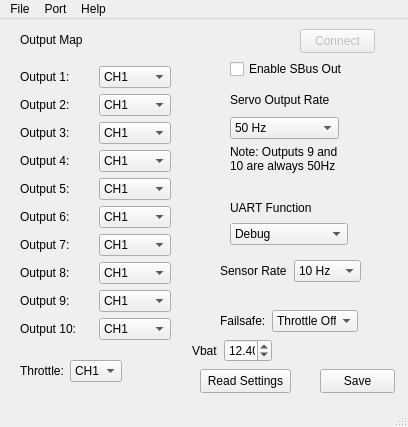
<?xml version="1.0" encoding="UTF-8"?>
<ui version="4.0">
 <class>MainWindow</class>
 <widget class="QMainWindow" name="MainWindow">
  <property name="geometry">
   <rect>
    <x>0</x>
    <y>0</y>
    <width>408</width>
    <height>427</height>
   </rect>
  </property>
  <property name="windowTitle">
   <string>MainWindow</string>
  </property>
  <widget class="QWidget" name="centralwidget">
   <widget class="QCheckBox" name="checkBox">
    <property name="geometry">
     <rect>
      <x>230</x>
      <y>40</y>
      <width>121</width>
      <height>20</height>
     </rect>
    </property>
    <property name="text">
     <string>Enable SBus Out</string>
    </property>
   </widget>
   <widget class="QWidget" name="layoutWidget">
    <property name="geometry">
     <rect>
      <x>20</x>
      <y>0</y>
      <width>151</width>
      <height>321</height>
     </rect>
    </property>
    <layout class="QVBoxLayout" name="verticalLayout">
     <item>
      <widget class="QLabel" name="label_15">
       <property name="text">
        <string>Output Map</string>
       </property>
      </widget>
     </item>
     <item>
      <layout class="QHBoxLayout" name="horizontalLayout">
       <item>
        <widget class="QLabel" name="label_4">
         <property name="text">
          <string>Output 1:</string>
         </property>
        </widget>
       </item>
       <item>
        <widget class="QComboBox" name="comboBox_3">
         <item>
          <property name="text">
           <string>CH1</string>
          </property>
         </item>
         <item>
          <property name="text">
           <string>CH2</string>
          </property>
         </item>
         <item>
          <property name="text">
           <string>CH3</string>
          </property>
         </item>
         <item>
          <property name="text">
           <string>CH4</string>
          </property>
         </item>
         <item>
          <property name="text">
           <string>CH5*</string>
          </property>
         </item>
         <item>
          <property name="text">
           <string>CH6</string>
          </property>
         </item>
         <item>
          <property name="text">
           <string>CH7</string>
          </property>
         </item>
         <item>
          <property name="text">
           <string>CH8</string>
          </property>
         </item>
         <item>
          <property name="text">
           <string>CH9</string>
          </property>
         </item>
         <item>
          <property name="text">
           <string>CH10</string>
          </property>
         </item>
         <item>
          <property name="text">
           <string>CH11</string>
          </property>
         </item>
         <item>
          <property name="text">
           <string>CH12</string>
          </property>
         </item>
         <item>
          <property name="text">
           <string>CH13</string>
          </property>
         </item>
         <item>
          <property name="text">
           <string>CH14</string>
          </property>
         </item>
         <item>
          <property name="text">
           <string>CH15</string>
          </property>
         </item>
         <item>
          <property name="text">
           <string>CH16</string>
          </property>
         </item>
        </widget>
       </item>
      </layout>
     </item>
     <item>
      <layout class="QHBoxLayout" name="horizontalLayout_2">
       <item>
        <widget class="QLabel" name="label_5">
         <property name="text">
          <string>Output 2:</string>
         </property>
        </widget>
       </item>
       <item>
        <widget class="QComboBox" name="comboBox_4">
         <item>
          <property name="text">
           <string>CH1</string>
          </property>
         </item>
         <item>
          <property name="text">
           <string>CH2</string>
          </property>
         </item>
         <item>
          <property name="text">
           <string>CH3</string>
          </property>
         </item>
         <item>
          <property name="text">
           <string>CH4</string>
          </property>
         </item>
         <item>
          <property name="text">
           <string>CH5*</string>
          </property>
         </item>
         <item>
          <property name="text">
           <string>CH6</string>
          </property>
         </item>
         <item>
          <property name="text">
           <string>CH7</string>
          </property>
         </item>
         <item>
          <property name="text">
           <string>CH8</string>
          </property>
         </item>
         <item>
          <property name="text">
           <string>CH9</string>
          </property>
         </item>
         <item>
          <property name="text">
           <string>CH10</string>
          </property>
         </item>
         <item>
          <property name="text">
           <string>CH11</string>
          </property>
         </item>
         <item>
          <property name="text">
           <string>CH12</string>
          </property>
         </item>
         <item>
          <property name="text">
           <string>CH13</string>
          </property>
         </item>
         <item>
          <property name="text">
           <string>CH14</string>
          </property>
         </item>
         <item>
          <property name="text">
           <string>CH15</string>
          </property>
         </item>
         <item>
          <property name="text">
           <string>CH16</string>
          </property>
         </item>
        </widget>
       </item>
      </layout>
     </item>
     <item>
      <layout class="QHBoxLayout" name="horizontalLayout_3">
       <item>
        <widget class="QLabel" name="label_6">
         <property name="text">
          <string>Output 3:</string>
         </property>
        </widget>
       </item>
       <item>
        <widget class="QComboBox" name="comboBox_5">
         <item>
          <property name="text">
           <string>CH1</string>
          </property>
         </item>
         <item>
          <property name="text">
           <string>CH2</string>
          </property>
         </item>
         <item>
          <property name="text">
           <string>CH3</string>
          </property>
         </item>
         <item>
          <property name="text">
           <string>CH4</string>
          </property>
         </item>
         <item>
          <property name="text">
           <string>CH5*</string>
          </property>
         </item>
         <item>
          <property name="text">
           <string>CH6</string>
          </property>
         </item>
         <item>
          <property name="text">
           <string>CH7</string>
          </property>
         </item>
         <item>
          <property name="text">
           <string>CH8</string>
          </property>
         </item>
         <item>
          <property name="text">
           <string>CH9</string>
          </property>
         </item>
         <item>
          <property name="text">
           <string>CH10</string>
          </property>
         </item>
         <item>
          <property name="text">
           <string>CH11</string>
          </property>
         </item>
         <item>
          <property name="text">
           <string>CH12</string>
          </property>
         </item>
         <item>
          <property name="text">
           <string>CH13</string>
          </property>
         </item>
         <item>
          <property name="text">
           <string>CH14</string>
          </property>
         </item>
         <item>
          <property name="text">
           <string>CH15</string>
          </property>
         </item>
         <item>
          <property name="text">
           <string>CH16</string>
          </property>
         </item>
        </widget>
       </item>
      </layout>
     </item>
     <item>
      <layout class="QHBoxLayout" name="horizontalLayout_4">
       <item>
        <widget class="QLabel" name="label_7">
         <property name="text">
          <string>Output 4:</string>
         </property>
        </widget>
       </item>
       <item>
        <widget class="QComboBox" name="comboBox_6">
         <item>
          <property name="text">
           <string>CH1</string>
          </property>
         </item>
         <item>
          <property name="text">
           <string>CH2</string>
          </property>
         </item>
         <item>
          <property name="text">
           <string>CH3</string>
          </property>
         </item>
         <item>
          <property name="text">
           <string>CH4</string>
          </property>
         </item>
         <item>
          <property name="text">
           <string>CH5*</string>
          </property>
         </item>
         <item>
          <property name="text">
           <string>CH6</string>
          </property>
         </item>
         <item>
          <property name="text">
           <string>CH7</string>
          </property>
         </item>
         <item>
          <property name="text">
           <string>CH8</string>
          </property>
         </item>
         <item>
          <property name="text">
           <string>CH9</string>
          </property>
         </item>
         <item>
          <property name="text">
           <string>CH10</string>
          </property>
         </item>
         <item>
          <property name="text">
           <string>CH11</string>
          </property>
         </item>
         <item>
          <property name="text">
           <string>CH12</string>
          </property>
         </item>
         <item>
          <property name="text">
           <string>CH13</string>
          </property>
         </item>
         <item>
          <property name="text">
           <string>CH14</string>
          </property>
         </item>
         <item>
          <property name="text">
           <string>CH15</string>
          </property>
         </item>
         <item>
          <property name="text">
           <string>CH16</string>
          </property>
         </item>
        </widget>
       </item>
      </layout>
     </item>
     <item>
      <layout class="QHBoxLayout" name="horizontalLayout_5">
       <item>
        <widget class="QLabel" name="label_8">
         <property name="text">
          <string>Output 5:</string>
         </property>
        </widget>
       </item>
       <item>
        <widget class="QComboBox" name="comboBox_7">
         <item>
          <property name="text">
           <string>CH1</string>
          </property>
         </item>
         <item>
          <property name="text">
           <string>CH2</string>
          </property>
         </item>
         <item>
          <property name="text">
           <string>CH3</string>
          </property>
         </item>
         <item>
          <property name="text">
           <string>CH4</string>
          </property>
         </item>
         <item>
          <property name="text">
           <string>CH5*</string>
          </property>
         </item>
         <item>
          <property name="text">
           <string>CH6</string>
          </property>
         </item>
         <item>
          <property name="text">
           <string>CH7</string>
          </property>
         </item>
         <item>
          <property name="text">
           <string>CH8</string>
          </property>
         </item>
         <item>
          <property name="text">
           <string>CH9</string>
          </property>
         </item>
         <item>
          <property name="text">
           <string>CH10</string>
          </property>
         </item>
         <item>
          <property name="text">
           <string>CH11</string>
          </property>
         </item>
         <item>
          <property name="text">
           <string>CH12</string>
          </property>
         </item>
         <item>
          <property name="text">
           <string>CH13</string>
          </property>
         </item>
         <item>
          <property name="text">
           <string>CH14</string>
          </property>
         </item>
         <item>
          <property name="text">
           <string>CH15</string>
          </property>
         </item>
         <item>
          <property name="text">
           <string>CH16</string>
          </property>
         </item>
        </widget>
       </item>
      </layout>
     </item>
     <item>
      <layout class="QHBoxLayout" name="horizontalLayout_6">
       <item>
        <widget class="QLabel" name="label_9">
         <property name="text">
          <string>Output 6:</string>
         </property>
        </widget>
       </item>
       <item>
        <widget class="QComboBox" name="comboBox_8">
         <item>
          <property name="text">
           <string>CH1</string>
          </property>
         </item>
         <item>
          <property name="text">
           <string>CH2</string>
          </property>
         </item>
         <item>
          <property name="text">
           <string>CH3</string>
          </property>
         </item>
         <item>
          <property name="text">
           <string>CH4</string>
          </property>
         </item>
         <item>
          <property name="text">
           <string>CH5*</string>
          </property>
         </item>
         <item>
          <property name="text">
           <string>CH6</string>
          </property>
         </item>
         <item>
          <property name="text">
           <string>CH7</string>
          </property>
         </item>
         <item>
          <property name="text">
           <string>CH8</string>
          </property>
         </item>
         <item>
          <property name="text">
           <string>CH9</string>
          </property>
         </item>
         <item>
          <property name="text">
           <string>CH10</string>
          </property>
         </item>
         <item>
          <property name="text">
           <string>CH11</string>
          </property>
         </item>
         <item>
          <property name="text">
           <string>CH12</string>
          </property>
         </item>
         <item>
          <property name="text">
           <string>CH13</string>
          </property>
         </item>
         <item>
          <property name="text">
           <string>CH14</string>
          </property>
         </item>
         <item>
          <property name="text">
           <string>CH15</string>
          </property>
         </item>
         <item>
          <property name="text">
           <string>CH16</string>
          </property>
         </item>
        </widget>
       </item>
      </layout>
     </item>
     <item>
      <layout class="QHBoxLayout" name="horizontalLayout_7">
       <item>
        <widget class="QLabel" name="label_10">
         <property name="text">
          <string>Output 7:</string>
         </property>
        </widget>
       </item>
       <item>
        <widget class="QComboBox" name="comboBox_9">
         <item>
          <property name="text">
           <string>CH1</string>
          </property>
         </item>
         <item>
          <property name="text">
           <string>CH2</string>
          </property>
         </item>
         <item>
          <property name="text">
           <string>CH3</string>
          </property>
         </item>
         <item>
          <property name="text">
           <string>CH4</string>
          </property>
         </item>
         <item>
          <property name="text">
           <string>CH5*</string>
          </property>
         </item>
         <item>
          <property name="text">
           <string>CH6</string>
          </property>
         </item>
         <item>
          <property name="text">
           <string>CH7</string>
          </property>
         </item>
         <item>
          <property name="text">
           <string>CH8</string>
          </property>
         </item>
         <item>
          <property name="text">
           <string>CH9</string>
          </property>
         </item>
         <item>
          <property name="text">
           <string>CH10</string>
          </property>
         </item>
         <item>
          <property name="text">
           <string>CH11</string>
          </property>
         </item>
         <item>
          <property name="text">
           <string>CH12</string>
          </property>
         </item>
         <item>
          <property name="text">
           <string>CH13</string>
          </property>
         </item>
         <item>
          <property name="text">
           <string>CH14</string>
          </property>
         </item>
         <item>
          <property name="text">
           <string>CH15</string>
          </property>
         </item>
         <item>
          <property name="text">
           <string>CH16</string>
          </property>
         </item>
        </widget>
       </item>
      </layout>
     </item>
     <item>
      <layout class="QHBoxLayout" name="horizontalLayout_8">
       <item>
        <widget class="QLabel" name="label_11">
         <property name="text">
          <string>Output 8:</string>
         </property>
        </widget>
       </item>
       <item>
        <widget class="QComboBox" name="comboBox_10">
         <item>
          <property name="text">
           <string>CH1</string>
          </property>
         </item>
         <item>
          <property name="text">
           <string>CH2</string>
          </property>
         </item>
         <item>
          <property name="text">
           <string>CH3</string>
          </property>
         </item>
         <item>
          <property name="text">
           <string>CH4</string>
          </property>
         </item>
         <item>
          <property name="text">
           <string>CH5*</string>
          </property>
         </item>
         <item>
          <property name="text">
           <string>CH6</string>
          </property>
         </item>
         <item>
          <property name="text">
           <string>CH7</string>
          </property>
         </item>
         <item>
          <property name="text">
           <string>CH8</string>
          </property>
         </item>
         <item>
          <property name="text">
           <string>CH9</string>
          </property>
         </item>
         <item>
          <property name="text">
           <string>CH10</string>
          </property>
         </item>
         <item>
          <property name="text">
           <string>CH11</string>
          </property>
         </item>
         <item>
          <property name="text">
           <string>CH12</string>
          </property>
         </item>
         <item>
          <property name="text">
           <string>CH13</string>
          </property>
         </item>
         <item>
          <property name="text">
           <string>CH14</string>
          </property>
         </item>
         <item>
          <property name="text">
           <string>CH15</string>
          </property>
         </item>
         <item>
          <property name="text">
           <string>CH16</string>
          </property>
         </item>
        </widget>
       </item>
      </layout>
     </item>
     <item>
      <layout class="QHBoxLayout" name="horizontalLayout_10">
       <item>
        <widget class="QLabel" name="label_13">
         <property name="text">
          <string>Output 9:</string>
         </property>
        </widget>
       </item>
       <item>
        <widget class="QComboBox" name="comboBox_12">
         <item>
          <property name="text">
           <string>CH1</string>
          </property>
         </item>
         <item>
          <property name="text">
           <string>CH2</string>
          </property>
         </item>
         <item>
          <property name="text">
           <string>CH3</string>
          </property>
         </item>
         <item>
          <property name="text">
           <string>CH4</string>
          </property>
         </item>
         <item>
          <property name="text">
           <string>CH5*</string>
          </property>
         </item>
         <item>
          <property name="text">
           <string>CH6</string>
          </property>
         </item>
         <item>
          <property name="text">
           <string>CH7</string>
          </property>
         </item>
         <item>
          <property name="text">
           <string>CH8</string>
          </property>
         </item>
         <item>
          <property name="text">
           <string>CH9</string>
          </property>
         </item>
         <item>
          <property name="text">
           <string>CH10</string>
          </property>
         </item>
         <item>
          <property name="text">
           <string>CH11</string>
          </property>
         </item>
         <item>
          <property name="text">
           <string>CH12</string>
          </property>
         </item>
         <item>
          <property name="text">
           <string>CH13</string>
          </property>
         </item>
         <item>
          <property name="text">
           <string>CH14</string>
          </property>
         </item>
         <item>
          <property name="text">
           <string>CH15</string>
          </property>
         </item>
         <item>
          <property name="text">
           <string>CH16</string>
          </property>
         </item>
        </widget>
       </item>
      </layout>
     </item>
     <item>
      <layout class="QHBoxLayout" name="horizontalLayout_11">
       <item>
        <widget class="QLabel" name="label_14">
         <property name="text">
          <string>Output 10:</string>
         </property>
        </widget>
       </item>
       <item>
        <widget class="QComboBox" name="comboBox_13">
         <item>
          <property name="text">
           <string>CH1</string>
          </property>
         </item>
         <item>
          <property name="text">
           <string>CH2</string>
          </property>
         </item>
         <item>
          <property name="text">
           <string>CH3</string>
          </property>
         </item>
         <item>
          <property name="text">
           <string>CH4</string>
          </property>
         </item>
         <item>
          <property name="text">
           <string>CH5*</string>
          </property>
         </item>
         <item>
          <property name="text">
           <string>CH6</string>
          </property>
         </item>
         <item>
          <property name="text">
           <string>CH7</string>
          </property>
         </item>
         <item>
          <property name="text">
           <string>CH8</string>
          </property>
         </item>
         <item>
          <property name="text">
           <string>CH9</string>
          </property>
         </item>
         <item>
          <property name="text">
           <string>CH10</string>
          </property>
         </item>
         <item>
          <property name="text">
           <string>CH11</string>
          </property>
         </item>
         <item>
          <property name="text">
           <string>CH12</string>
          </property>
         </item>
         <item>
          <property name="text">
           <string>CH13</string>
          </property>
         </item>
         <item>
          <property name="text">
           <string>CH14</string>
          </property>
         </item>
         <item>
          <property name="text">
           <string>CH15</string>
          </property>
         </item>
         <item>
          <property name="text">
           <string>CH16</string>
          </property>
         </item>
        </widget>
       </item>
      </layout>
     </item>
    </layout>
   </widget>
   <widget class="QWidget" name="layoutWidget">
    <property name="geometry">
     <rect>
      <x>230</x>
      <y>70</y>
      <width>109</width>
      <height>84</height>
     </rect>
    </property>
    <layout class="QVBoxLayout" name="verticalLayout_2">
     <item>
      <widget class="QLabel" name="label">
       <property name="text">
        <string>Servo Output Rate</string>
       </property>
      </widget>
     </item>
     <item>
      <widget class="QComboBox" name="comboBox">
       <item>
        <property name="text">
         <string>50 Hz</string>
        </property>
       </item>
       <item>
        <property name="text">
         <string>100 Hz</string>
        </property>
       </item>
       <item>
        <property name="text">
         <string>150 Hz</string>
        </property>
       </item>
       <item>
        <property name="text">
         <string>200 Hz</string>
        </property>
       </item>
       <item>
        <property name="text">
         <string>333 Hz</string>
        </property>
       </item>
      </widget>
     </item>
     <item>
      <widget class="QLabel" name="label_2">
       <property name="text">
        <string>Note: Outputs 9 and 10 are always 50Hz</string>
       </property>
       <property name="wordWrap">
        <bool>true</bool>
       </property>
      </widget>
     </item>
    </layout>
   </widget>
   <widget class="QWidget" name="layoutWidget">
    <property name="geometry">
     <rect>
      <x>230</x>
      <y>180</y>
      <width>118</width>
      <height>46</height>
     </rect>
    </property>
    <layout class="QVBoxLayout" name="verticalLayout_3">
     <item>
      <widget class="QLabel" name="label_3">
       <property name="text">
        <string>UART Function</string>
       </property>
      </widget>
     </item>
     <item>
      <widget class="QComboBox" name="comboBox_2">
       <item>
        <property name="text">
         <string>Debug</string>
        </property>
       </item>
       <item>
        <property name="text">
         <string>GPS</string>
        </property>
       </item>
       <item>
        <property name="text">
         <string>FIrmware Update</string>
        </property>
       </item>
      </widget>
     </item>
    </layout>
   </widget>
   <widget class="QWidget" name="layoutWidget">
    <property name="geometry">
     <rect>
      <x>220</x>
      <y>240</y>
      <width>141</width>
      <height>24</height>
     </rect>
    </property>
    <layout class="QHBoxLayout" name="horizontalLayout_13">
     <item>
      <widget class="QLabel" name="label_12">
       <property name="text">
        <string>Sensor Rate</string>
       </property>
      </widget>
     </item>
     <item>
      <widget class="QComboBox" name="comboBox_11">
       <item>
        <property name="text">
         <string>10 Hz</string>
        </property>
       </item>
       <item>
        <property name="text">
         <string>5 Hz</string>
        </property>
       </item>
       <item>
        <property name="text">
         <string>2 Hz</string>
        </property>
       </item>
       <item>
        <property name="text">
         <string>1 Hz</string>
        </property>
       </item>
      </widget>
     </item>
    </layout>
   </widget>
   <widget class="QPushButton" name="connectButton">
    <property name="enabled">
     <bool>false</bool>
    </property>
    <property name="geometry">
     <rect>
      <x>300</x>
      <y>10</y>
      <width>75</width>
      <height>24</height>
     </rect>
    </property>
    <property name="text">
     <string>Connect</string>
    </property>
   </widget>
   <widget class="QWidget" name="layoutWidget">
    <property name="geometry">
     <rect>
      <x>20</x>
      <y>340</y>
      <width>102</width>
      <height>24</height>
     </rect>
    </property>
    <layout class="QHBoxLayout" name="horizontalLayout_9">
     <item>
      <widget class="QLabel" name="label_16">
       <property name="text">
        <string>Throttle:</string>
       </property>
      </widget>
     </item>
     <item>
      <widget class="QComboBox" name="comboBox_14">
       <item>
        <property name="text">
         <string>CH1</string>
        </property>
       </item>
       <item>
        <property name="text">
         <string>CH2</string>
        </property>
       </item>
       <item>
        <property name="text">
         <string>CH3</string>
        </property>
       </item>
       <item>
        <property name="text">
         <string>CH4</string>
        </property>
       </item>
      </widget>
     </item>
    </layout>
   </widget>
   <widget class="QWidget" name="layoutWidget">
    <property name="geometry">
     <rect>
      <x>220</x>
      <y>290</y>
      <width>138</width>
      <height>24</height>
     </rect>
    </property>
    <layout class="QHBoxLayout" name="horizontalLayout_12">
     <item>
      <widget class="QLabel" name="label_17">
       <property name="text">
        <string>Failsafe:</string>
       </property>
      </widget>
     </item>
     <item>
      <widget class="QComboBox" name="comboBox_15">
       <item>
        <property name="text">
         <string>Throttle Off</string>
        </property>
       </item>
       <item>
        <property name="text">
         <string>Hold</string>
        </property>
       </item>
      </widget>
     </item>
    </layout>
   </widget>
   <widget class="QPushButton" name="saveSettingsButton">
    <property name="geometry">
     <rect>
      <x>320</x>
      <y>350</y>
      <width>75</width>
      <height>24</height>
     </rect>
    </property>
    <property name="text">
     <string>Save</string>
    </property>
   </widget>
   <widget class="QPushButton" name="readSettingsButton">
    <property name="geometry">
     <rect>
      <x>200</x>
      <y>350</y>
      <width>91</width>
      <height>24</height>
     </rect>
    </property>
    <property name="text">
     <string>Read Settings</string>
    </property>
   </widget>
   <widget class="QWidget" name="layoutWidget">
    <property name="geometry">
     <rect>
      <x>192</x>
      <y>320</y>
      <width>80</width>
      <height>24</height>
     </rect>
    </property>
    <layout class="QHBoxLayout" name="horizontalLayout_14">
     <item>
      <widget class="QLabel" name="label_18">
       <property name="text">
        <string>Vbat</string>
       </property>
      </widget>
     </item>
     <item>
      <widget class="QDoubleSpinBox" name="doubleSpinBox">
       <property name="minimum">
        <double>7.400000000000000</double>
       </property>
       <property name="maximum">
        <double>25.199999999999999</double>
       </property>
       <property name="singleStep">
        <double>0.100000000000000</double>
       </property>
       <property name="value">
        <double>12.400000000000000</double>
       </property>
      </widget>
     </item>
    </layout>
   </widget>
  </widget>
  <widget class="QMenuBar" name="menubar">
   <property name="geometry">
    <rect>
     <x>0</x>
     <y>0</y>
     <width>408</width>
     <height>22</height>
    </rect>
   </property>
   <widget class="QMenu" name="menuFile">
    <property name="title">
     <string>File</string>
    </property>
    <addaction name="actionExit"/>
   </widget>
   <widget class="QMenu" name="menuPort">
    <property name="title">
     <string>Port</string>
    </property>
   </widget>
   <widget class="QMenu" name="menuAbout">
    <property name="title">
     <string>Help</string>
    </property>
    <addaction name="actionAbout"/>
   </widget>
   <addaction name="menuFile"/>
   <addaction name="menuPort"/>
   <addaction name="menuAbout"/>
  </widget>
  <widget class="QStatusBar" name="statusbar"/>
  <action name="actionExit">
   <property name="text">
    <string>Exit</string>
   </property>
  </action>
  <action name="actionAbout">
   <property name="text">
    <string>About</string>
   </property>
  </action>
 </widget>
 <resources/>
 <connections/>
</ui>
